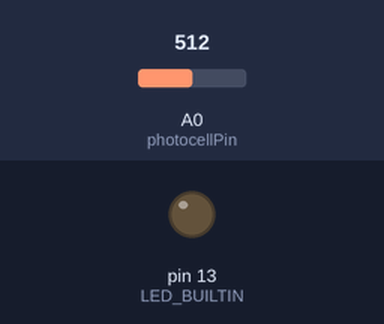
Simulated run of this sketch. Board: Arduino Uno, built with avr-gcc and run on an emulated ATmega328P. Parts: output pins drawn as LEDs (lit = HIGH). The inputs (shaded band) are chosen by the test bench; at power-on: A0 (photocellPin) = 512. What the sketch prints to the serial monitor is not drawn.

Above: at 1.2 s.
1.3 s: A0 (photocellPin) set to 716
Timing chart, 0 to 4.3 s (numbered marks = the images above; inputs shaded):
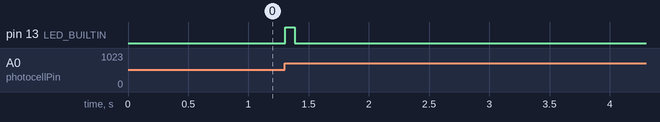

Measured:
- after the input at 1.3 s, pin 13 (LED_BUILTIN): LOW → HIGH at once, → LOW 0.08 s later

The sketch:

arduino_PV_meter_pulse_detect.ino
```cpp
/*
  Detect the flash of a LED on a PV solar panel meter

  Reads an analog input pin, maps the result to a range from 0 to 255, looks for a change in light
  level above a threshold and prints the results to the serial monitor. The built-in LED will
  flash each time a meter pulse is detected

  The circuit:
   Connect one end of the photocell to 5V, the other end to Analog 0.
   Then connect one end of a 10K resistor from Analog 0 to ground
   LED connected from digital pin 9 to ground

  See circuit at https://learn.adafruit.com/photocells/using-a-photocell

  Created by Eamonn Linehan 21 April 2016

*/

int photocellPin = 0;     // the cell and 10K pulldown are connected to a0
int photocellReading;     // the analog reading from the analog resistor divider
int triggerThreshold = 20; // The relative change in light level that indicates a pulse

void setup() {
  // We'll send sensor values via the Serial interface whenever a flash is detected
  Serial.begin(9600);

  while (!Serial) {
    ; // wait for serial port to connect. Needed for native USB port only
  }

  // initialize digital pin LED_BUILTIN as an output.
  pinMode(LED_BUILTIN, OUTPUT);

  // Read an initial value
  photocellReading = map(analogRead(photocellPin), 0, 1023, 0, 255);
}

void loop() {

  int newPhotocellReading = map(analogRead(photocellPin), 0, 1023, 0, 255);

  // for debugging and tuning the threshold print these values
  Serial.println(newPhotocellReading);

  // TODO might be better to count pulses and output the number of pulses every minute on the serial port

  if (abs(newPhotocellReading - photocellReading) > triggerThreshold)
  {
    digitalWrite(LED_BUILTIN, HIGH); // turn the LED on (HIGH is the voltage level)
    Serial.print("PV_Meter_Pulse ");
    Serial.print(newPhotocellReading);
    Serial.print(" ");
    Serial.print(millis());
    Serial.print("/n/r");
    delay(50); // led on time delay - May want to adjust this depending on length of pulse (Suspect its < 1ms)
    digitalWrite(LED_BUILTIN, LOW);    // turn the LED off by making the voltage LOW
  }

  photocellReading = newPhotocellReading;

  // wait 2 milliseconds before the next loop
  // for the analog-to-digital converter to settle
  // after the last reading:
  delay(2);
}
```
